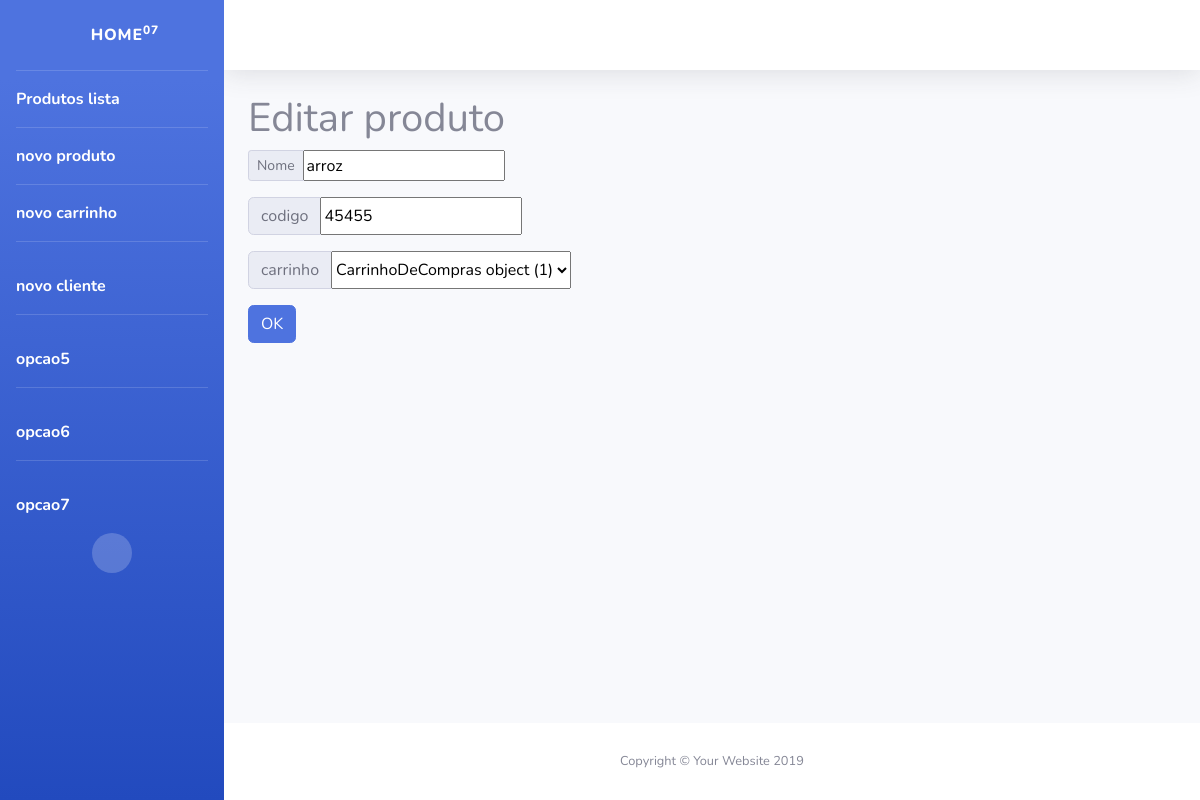
/primeira/produto/editar/8/, run on the app's committed database.
### primeira/models.py (models this page shows)
class Produto(models.Model):
    nome = models.CharField(max_length=50)
    codigo = models.IntegerField()
    carrinho = models.ForeignKey(CarrinhoDeCompras, on_delete=models.CASCADE)

### primeira/views.py (the view)
# urls.py: path('produto/editar/<int:id>/',views.editar),
def editar(request,id):
    if(request.method=='POST'):
        produto = Produto.objects.get(pk=id)
        form = ProdutoForm(request.POST ,instance = produto)
        if form.is_valid():
            form.save()
            return redirect('/primeira/produto/')
        else:
            return render(request,'produto/editar.html',{'form':form, 'id':id})
    else:
        produto = Produto.objects.get(pk=id)
        form = ProdutoForm(instance = produto)
        return render(request,'produto/editar.html',{'form':form,'id':id})

### primeira/forms.py
class ProdutoForm(ModelForm):
    class Meta():
        model = Produto
        fields = '__all__'

### primeira/templates/produto/editar.html (shortened to what this page needs)
{% extends "base.html" %}
{% block conteudo %}
{% load static %}
<link rel="stylesheet" href="{% static 'css/custom.css' %}">
<form action="/primeira/produto/editar/{{id}}/" method="POST">
    <h1>Editar produto</h1>
    <div class="input-group input-group-sm mb-3">
        <div class="input-group-prepend">
            <span class="input-group-text" for='{{form.nome.id_for_span}}' id="inputGroup-sizing-sm">Nome</span>
        </div>
        {{form.nome}}
    </div>
    <div class="input-group mb-3">
        <div class="input-group-prepend">
            <span class="input-group-text" for='{{form.codigo.id_for_span}}' id="inputGroup-sizing-default">codigo</span>
        </div>
        {{form.codigo}}
    </div>
    <div class="input-group mb-3">
        <div class="input-group-prepend">
            <span class="input-group-text" for='{{form.carrinho.id_for_span}}' id="inputGroup-sizing-default">carrinho</span>
        </div>
        {{form.carrinho}}
    </div>
    <div class="input-group mb-3">
        <button type="submit" class="btn btn-primary">OK</button>
    </div>
</form>
{% endblock %}

### primeira/static/css/custom.css (style rules this page uses)
form { width: 500px; height: 500px; }

### data on the page
Produto: nome "arroz", codigo "45455", carrinho "CarrinhoDeCompras object (1)"
